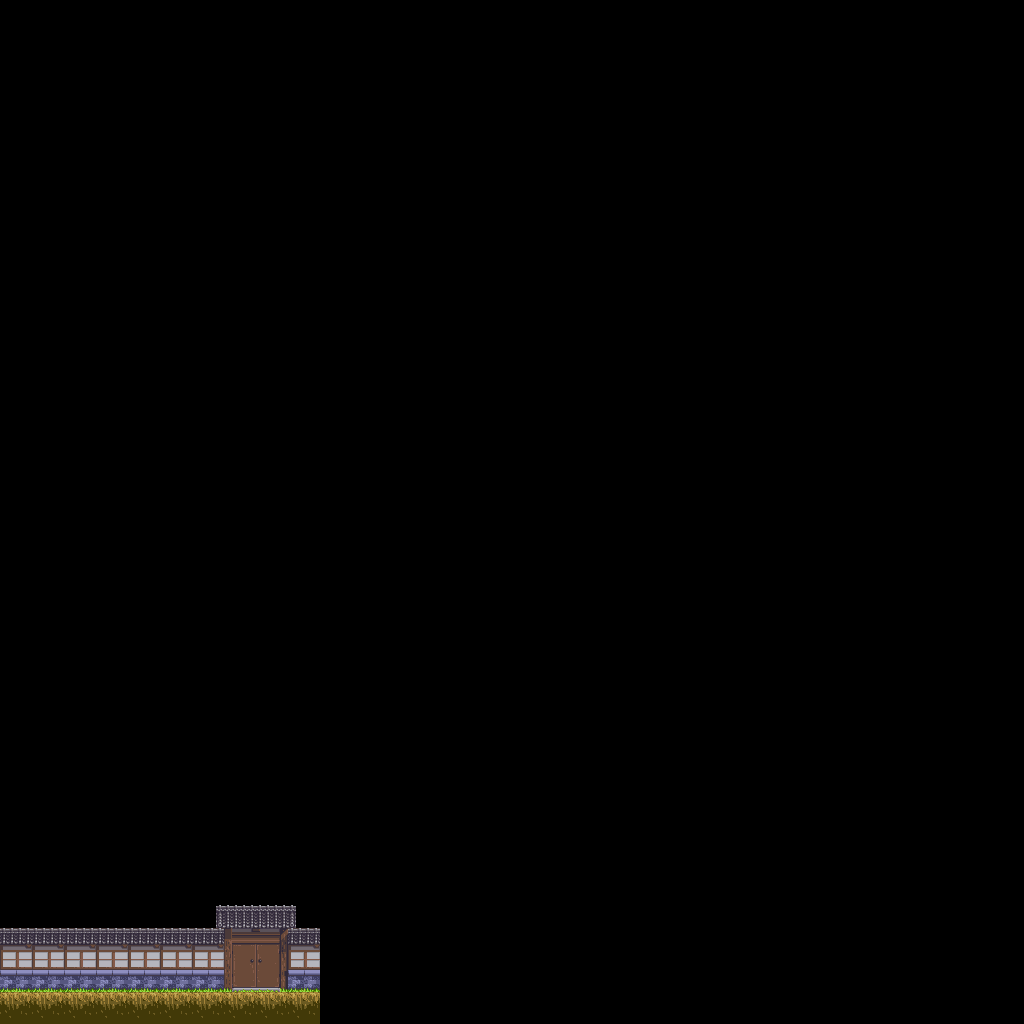

The image is a tile-based game level rendered from a .tmx file. Its description and source (layers, tilesets, objects; grid data summarised) follow:
An orthogonal 32x32 tile map with 32x32 px tiles, 1 tile layer (Tile Layer 1) and 1 object.

<map version="1.0" orientation="orthogonal" renderorder="right-down" width="32" height="32" tilewidth="32" tileheight="32" nextobjectid="3">
 <tileset firstgid="1" name="leveltiles" tilewidth="32" tileheight="32">
  <image source="leveltiles.png" width="256" height="256" />
 </tileset>
 <layer name="Tile Layer 1" width="32" height="32">
  <data>[1024 cells, 35 non-empty, 11 distinct tile ids]</data>
 </layer>
 <objectgroup name="Ground collision">
  <object id="2" x="0" y="992" width="320" height="32" />
 </objectgroup>
</map>
